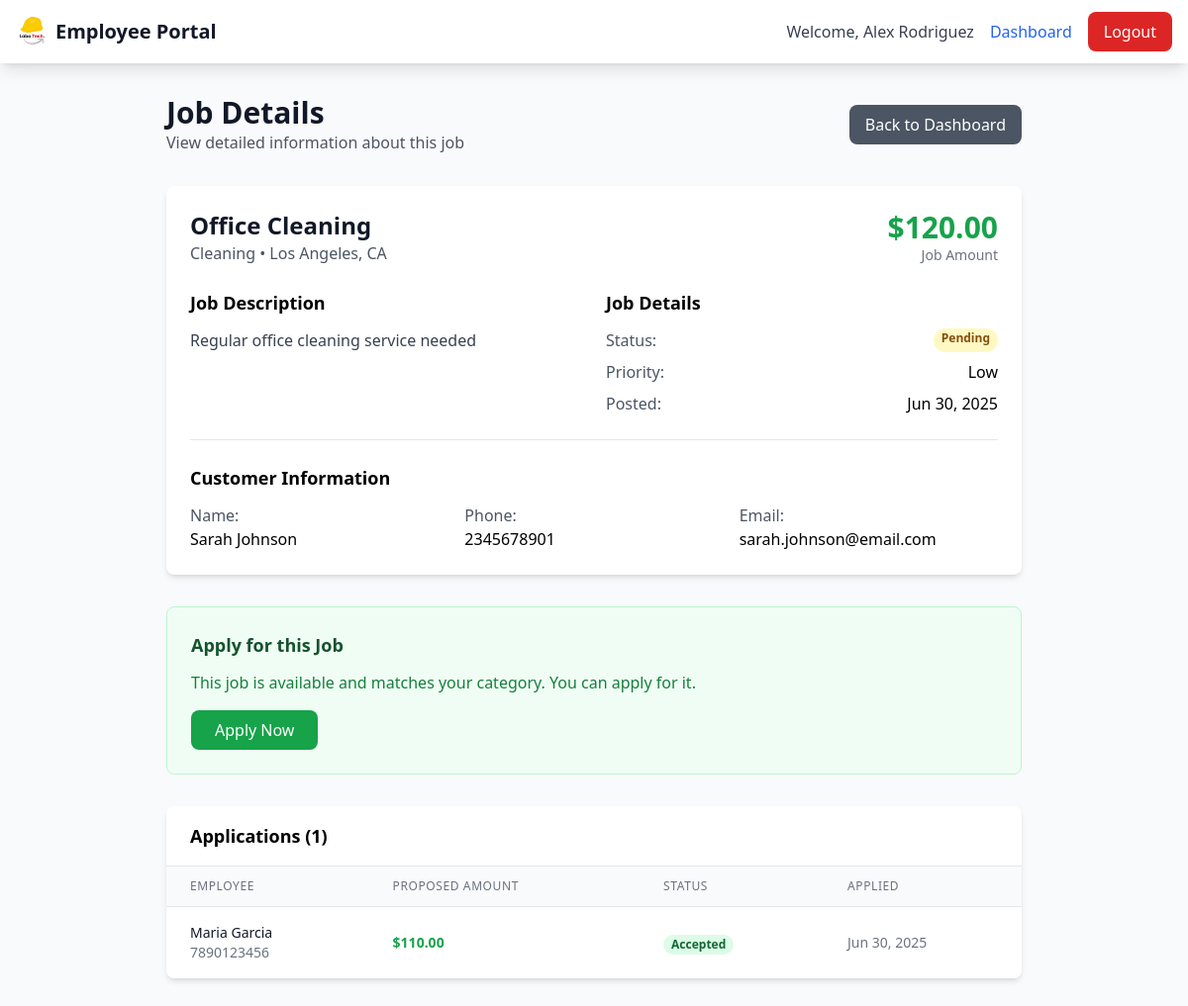
/employ/job-details.php?id=2 (signed in), run on the app's committed database.
### tables this page shows
CREATE TABLE IF NOT EXISTS jobs (
    id INT AUTO_INCREMENT PRIMARY KEY,
    title VARCHAR(255) NOT NULL,
    description TEXT NOT NULL,
    category VARCHAR(100) NOT NULL,
    location VARCHAR(255) NOT NULL,
    amount DECIMAL(10,2) NOT NULL,
    customer_id INT NOT NULL,
    employee_id INT,
    status ENUM('pending', 'active', 'in_progress', 'completed', 'cancelled') DEFAULT 'pending',
    priority ENUM('low', 'medium', 'high', 'urgent') DEFAULT 'medium',
    scheduled_date DATE,
    scheduled_time TIME,
    created_at TIMESTAMP DEFAULT CURRENT_TIMESTAMP,
    updated_at TIMESTAMP DEFAULT CURRENT_TIMESTAMP ON UPDATE CURRENT_TIMESTAMP,
    FOREIGN KEY (customer_id) REFERENCES customers(id) ON DELETE CASCADE,
    FOREIGN KEY (employee_id) REFERENCES employees(id) ON DELETE SET NULL
);

CREATE TABLE IF NOT EXISTS customers (
    id INT AUTO_INCREMENT PRIMARY KEY,
    name VARCHAR(100) NOT NULL,
    email VARCHAR(100) UNIQUE NOT NULL,
    phone VARCHAR(20) NOT NULL,
    location VARCHAR(255) NOT NULL,
    password VARCHAR(255) NOT NULL,
    status ENUM('active', 'inactive', 'suspended') DEFAULT 'active',
    profile_image VARCHAR(255),
    created_at TIMESTAMP DEFAULT CURRENT_TIMESTAMP,
    updated_at TIMESTAMP DEFAULT CURRENT_TIMESTAMP ON UPDATE CURRENT_TIMESTAMP
);

CREATE TABLE IF NOT EXISTS job_applications (
    id INT AUTO_INCREMENT PRIMARY KEY,
    job_id INT NOT NULL,
    employee_id INT NOT NULL,
    proposed_amount DECIMAL(10,2),
    message TEXT,
    status ENUM('pending', 'accepted', 'rejected', 'withdrawn') DEFAULT 'pending',
    created_at TIMESTAMP DEFAULT CURRENT_TIMESTAMP,
    updated_at TIMESTAMP DEFAULT CURRENT_TIMESTAMP ON UPDATE CURRENT_TIMESTAMP,
    FOREIGN KEY (job_id) REFERENCES jobs(id) ON DELETE CASCADE,
    FOREIGN KEY (employee_id) REFERENCES employees(id) ON DELETE CASCADE,
    UNIQUE KEY unique_application (job_id, employee_id)
);

CREATE TABLE IF NOT EXISTS employees (
    id INT AUTO_INCREMENT PRIMARY KEY,
    name VARCHAR(100) NOT NULL,
    email VARCHAR(100) UNIQUE NOT NULL,
    phone VARCHAR(20) NOT NULL,
    location VARCHAR(255) NOT NULL,
    job_categories VARCHAR(255) NOT NULL,
    skills TEXT,
    hourly_rate DECIMAL(10,2) NOT NULL,
    password VARCHAR(255) NOT NULL,
    status ENUM('active', 'inactive', 'pending', 'suspended') DEFAULT 'pending',
    profile_image VARCHAR(255),
    rating DECIMAL(3,2) DEFAULT 0.00,
    total_reviews INT DEFAULT 0,
    verification_status ENUM('unverified', 'verified', 'rejected') DEFAULT 'unverified',
    created_at TIMESTAMP DEFAULT CURRENT_TIMESTAMP,
    updated_at TIMESTAMP DEFAULT CURRENT_TIMESTAMP ON UPDATE CURRENT_TIMESTAMP
);

### employ/job-details.php (the view, shortened to what this page needs)
<?php
$jobId = $_GET['id'];
$employeeId = $_SESSION['employ'];
try {
    $pdo = new Database();
    $conn = $pdo->open();
    $stmt = $conn->prepare("SELECT j.*, c.name as customer_name, c.phone as customer_phone, c.email as customer_email
                           FROM jobs j
                           LEFT JOIN customers c ON j.customer_id = c.id
                           WHERE j.id = ?");
    $stmt->execute([$jobId]);
    $job = $stmt->fetch();
    $isAssigned = ($job['employee_id'] == $employeeId);
    $stmt = $conn->prepare("SELECT ja.*, e.name as employee_name, e.phone as employee_phone
                           FROM job_applications ja
                           LEFT JOIN employees e ON ja.employee_id = e.id
                           WHERE ja.job_id = ?
                           ORDER BY ja.created_at DESC");
    $stmt->execute([$jobId]);
    $applications = $stmt->fetchAll();
    $hasApplied = false;
} catch (Exception $e) {
    $error = "Database error: " . $e->getMessage();
}
?>
<!DOCTYPE html>
<html lang="en">
<head>
    <script src="https://cdn.tailwindcss.com"></script>
</head>
<body class="bg-gray-50">
    <nav class="bg-white shadow-lg">
        <div class="max-w-7xl mx-auto px-4">
            <div class="flex justify-between h-16">
                <div class="flex items-center">
                    <img src="../assets/logo_without_bg.png" alt="LaboTech" class="h-8 w-auto">
                    <span class="ml-2 text-xl font-bold text-gray-900">Employee Portal</span>
                </div>
                <div class="flex items-center space-x-4">
                    <span class="text-gray-700">Welcome, <?php echo htmlspecialchars($_SESSION['employ_name']); ?></span>
                    <a href="index" class="text-blue-600 hover:text-blue-800">Dashboard</a>
                    <a href="../actions/logout" class="bg-red-600 text-white px-4 py-2 rounded-lg hover:bg-red-700 transition-colors">Logout</a>
                </div>
            </div>
        </div>
    </nav>
    <div class="max-w-4xl mx-auto px-4 py-8">
        <div class="flex justify-between items-center mb-8">
            <div>
                <h1 class="text-3xl font-bold text-gray-900">Job Details</h1>
                <p class="text-gray-600">View detailed information about this job</p>
            </div>
            <a href="index" class="bg-gray-600 text-white px-4 py-2 rounded-lg hover:bg-gray-700 transition-colors">
                Back to Dashboard
            </a>
        </div>
        <div class="bg-white rounded-lg shadow-md p-6 mb-8">
            <div class="flex justify-between items-start mb-6">
                <div>
                    <h2 class="text-2xl font-bold text-gray-900"><?php echo htmlspecialchars($job['title']); ?></h2>
                    <p class="text-gray-600"><?php echo htmlspecialchars($job['category']); ?> • <?php echo htmlspecialchars($job['location']); ?></p>
                </div>
                <div class="text-right">
                    <div class="text-3xl font-bold text-green-600">$<?php echo number_format($job['amount'], 2); ?></div>
                    <div class="text-sm text-gray-500">Job Amount</div>
                </div>
            </div>
            <div class="grid grid-cols-1 md:grid-cols-2 gap-6 mb-6">
                <div>
                    <h3 class="text-lg font-semibold mb-3">Job Description</h3>
                    <p class="text-gray-700"><?php echo nl2br(htmlspecialchars($job['description'])); ?></p>
                </div>
                <div>
                    <h3 class="text-lg font-semibold mb-3">Job Details</h3>
                    <div class="space-y-2">
                        <div class="flex justify-between">
                            <span class="text-gray-600">Status:</span>
                            <span class="px-2 inline-flex text-xs leading-5 font-semibold rounded-full
                                <?php
                                switch($job['status']) {
                                    case 'pending': echo 'bg-yellow-100 text-yellow-800'; break;
                                }
                                ?>">
                                <?php echo ucfirst($job['status']); ?>
                            </span>
                        </div>
                        <div class="flex justify-between">
                            <span class="text-gray-600">Priority:</span>
                            <span class="font-medium"><?php echo ucfirst($job['priority'] ?? 'Medium'); ?></span>
                        </div>
                        <div class="flex justify-between">
                            <span class="text-gray-600">Posted:</span>
                            <span class="font-medium"><?php echo date('M d, Y', strtotime($job['created_at'])); ?></span>
                        </div>
                    </div>
                </div>
            </div>
            <div class="border-t pt-6">
                <h3 class="text-lg font-semibold mb-3">Customer Information</h3>
                <div class="grid grid-cols-1 md:grid-cols-3 gap-4">
                    <div>
                        <span class="text-gray-600">Name:</span>
                        <div class="font-medium"><?php echo htmlspecialchars($job['customer_name'] ?? 'Unknown'); ?></div>
                    </div>
                    <div>
                        <span class="text-gray-600">Phone:</span>
                        <div class="font-medium"><?php echo htmlspecialchars($job['customer_phone'] ?? 'Not provided'); ?></div>
                    </div>
                    <div>
                        <span class="text-gray-600">Email:</span>
                        <div class="font-medium"><?php echo htmlspecialchars($job['customer_email'] ?? 'Not provided'); ?></div>
                    </div>
                </div>
            </div>
        </div>
        <?php if ($isAssigned): ?>
            <div class="bg-blue-50 border border-blue-200 rounded-lg p-6 mb-8">
                <h3 class="text-lg font-semibold text-blue-900 mb-3">Job Actions</h3>
                <div class="flex space-x-4">
                    <?php if ($job['status'] == 'active'): ?>
                        <button onclick="updateJobStatus(<?php echo $job['id']; ?>, 'completed')"
                                class="bg-green-600 text-white px-6 py-2 rounded-lg hover:bg-green-700 transition-colors">
                            Mark as Completed
                        </button>
                    <?php endif; ?>
                    <a href="index" class="bg-blue-600 text-white px-6 py-2 rounded-lg hover:bg-blue-700 transition-colors">
                        Back to Dashboard
                    </a>
                </div>
            </div>
        <?php elseif ($job['status'] == 'pending' && !$hasApplied): ?>
            <div class="bg-green-50 border border-green-200 rounded-lg p-6 mb-8">
                <h3 class="text-lg font-semibold text-green-900 mb-3">Apply for this Job</h3>
                <p class="text-green-700 mb-4">This job is available and matches your category. You can apply for it.</p>
                <button onclick="applyForJob(<?php echo $job['id']; ?>)"
                        class="bg-green-600 text-white px-6 py-2 rounded-lg hover:bg-green-700 transition-colors">
                    Apply Now
                </button>
            </div>
        <?php endif; ?>
        <?php if (!empty($applications)): ?>
            <div class="bg-white rounded-lg shadow-md overflow-hidden">
                <div class="px-6 py-4 border-b border-gray-200">
                    <h3 class="text-lg font-semibold">Applications (<?php echo count($applications); ?>)</h3>
                </div>
                <div class="overflow-x-auto">
                    <table class="min-w-full divide-y divide-gray-200">
                        <thead class="bg-gray-50">
                            <tr>
                                <th class="px-6 py-3 text-left text-xs font-medium text-gray-500 uppercase tracking-wider">Employee</th>
                                <th class="px-6 py-3 text-left text-xs font-medium text-gray-500 uppercase tracking-wider">Proposed Amount</th>
                                <th class="px-6 py-3 text-left text-xs font-medium text-gray-500 uppercase tracking-wider">Status</th>
                                <th class="px-6 py-3 text-left text-xs font-medium text-gray-500 uppercase tracking-wider">Applied</th>
                            </tr>
                        </thead>
                        <tbody class="bg-white divide-y divide-gray-200">
                            <?php foreach ($applications as $application): ?>
                                <tr>
                                    <td class="px-6 py-4 whitespace-nowrap">
                                        <div class="text-sm font-medium text-gray-900"><?php echo htmlspecialchars($application['employee_name']); ?></div>
                                        <div class="text-sm text-gray-500"><?php echo htmlspecialchars($application['employee_phone'] ?? ''); ?></div>
                                    </td>
                                    <td class="px-6 py-4 whitespace-nowrap text-sm font-semibold text-green-600">$<?php echo number_format($application['proposed_amount'] ?? 0, 2); ?></td>
                                    <td class="px-6 py-4 whitespace-nowrap">
                                        <span class="px-2 inline-flex text-xs leading-5 font-semibold rounded-full
                                            <?php
                                            switch($application['status']) {
                                                case 'accepted': echo 'bg-green-100 text-green-800'; break;
                                            }
                                            ?>">
                                            <?php echo ucfirst($application['status']); ?>
                                        </span>
                                    </td>
                                    <td class="px-6 py-4 whitespace-nowrap text-sm text-gray-500"><?php echo date('M d, Y', strtotime($application['created_at'])); ?></td>
                                </tr>
                            <?php endforeach; ?>
                        </tbody>
                    </table>
                </div>
            </div>
        <?php endif; ?>
    </div>
</body>
</html>

### data on the page
jobs: title "Office Cleaning", category "Cleaning", location "Los Angeles, CA", amount "120.00", description "Regular office cleaning service needed", status "Pending", priority "Low", created_at "Jun 30, 2025", customer.name "Sarah Johnson", customer.phone "2345678901", customer.email "sarah.johnson@email.com"
job_applications: employee.name "Maria Garcia", employee.phone "7890123456", proposed_amount "110.00", status "Accepted", created_at "Jun 30, 2025"

### other printed values
$_SESSION['employ_name'] "Alex Rodriguez"
count($applications) "1"
